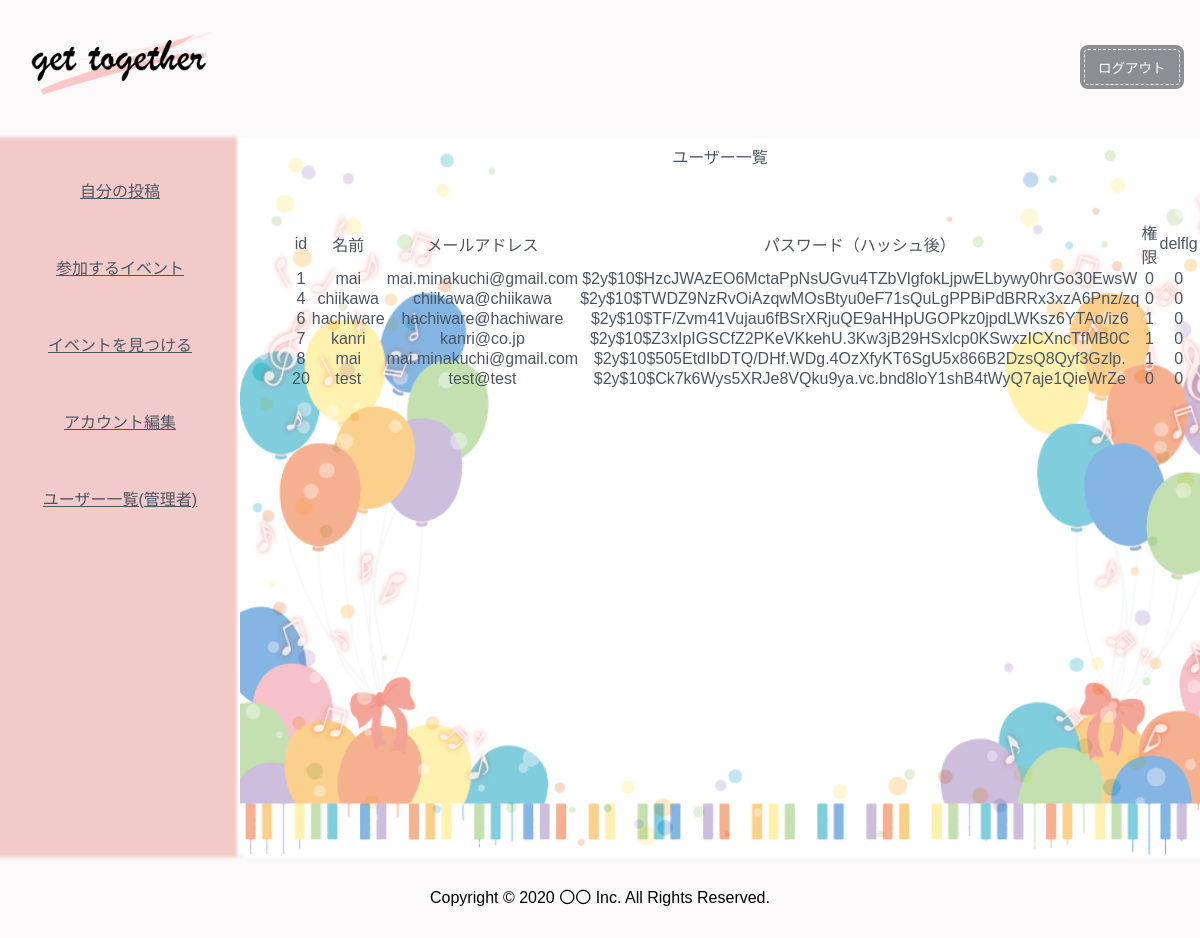
The page /Views/users.php (signed in) on the database its author committed.
### tables this page shows
CREATE TABLE `users` (
  `id` int(11) NOT NULL,
  `username` varchar(100) NOT NULL,
  `email` varchar(100) NOT NULL,
  `password` varchar(100) NOT NULL,
  `role` int(11) NOT NULL DEFAULT '0' COMMENT '権限',
  `insert_date` date DEFAULT NULL COMMENT '挿入日時',
  `update_date` date DEFAULT NULL COMMENT '更新日時',
  `del_flag` int(11) DEFAULT '0' COMMENT '削除フラグ'
);

### Controllers/Controller1.php (called while the page is built, shortened)
<?php
require_once('../Models/CountEvents.php');
class PlayerController {
	  public function __construct() {
		$this->CountEvents = new CountEvents();
	  }
  public function view() {
	$users = $this->CountEvents->viewUser();
	$params = ['users' => $users];
	return $params;
  }
}
?>

### Models/Db.php (called while the page is built, shortened)
<?php
class Db {
	public function __construct($dbh = null) {
		if(!$dbh) {
			try {
				$this->dbh = new PDO(
					'mysql:dbname='.DB_NAME.
					';host='.DB_HOST, DB_USER, DB_PASSWD
				);
			} catch (PDOException $e) {
				echo "接続失敗:" . $e->getMessage() . "\n";
				exit();
			}
		} else{
			$this->dbh = $dbh;
		}
	}
}

### Models/CountEvents.php (called while the page is built, shortened)
<?php
require_once('../Models/Db.php');
class CountEvents extends Db  {
    public function viewUser(){
    $sql = 'SELECT*FROM users';
    $sth = $this->dbh->prepare($sql);
    $sth->execute();
    $result = $sth->fetchAll(PDO::FETCH_ASSOC);
    return $result;
    }
}

### Views/users.php (the view, shortened to what this page needs)
<?php
require_once '../Controllers/Controller1.php';
$a = new PlayerController();
$params = $a->view();
?>
<!DOCTYPE html>
<html lang="ja">
<head>
  <link rel="stylesheet" type="text/css" href="css/mypage.css">
</head>
<body>
<?php include("header.php"); ?>
<article>
  <?php
  include("side.php");
  ?>
  <div class="content">
    <p>ユーザー一覧</p>
    <div class="countevent">
          <table>
          <tr>
          <td>id</td>
          <td>名前</td>
          <td>メールアドレス</td>
          <td>パスワード（ハッシュ後）</td>
          <td>権限</td>
          <td>delflg</td>
          </tr>
          <?php foreach ($params['users'] as $user): ?>
          <?php
          if($user['del_flag'] == 1):
          ?>
          <?php else:  ?>
          <tr>
            <td><?php echo $user['id']; ?></td>
            <td><?php echo $user['username']; ?></td>
            <td><?php echo $user['email']; ?></td>
            <td><?php echo $user['password']; ?></td>
            <td><?php echo $user['role']; ?></td>
            <td><?php echo $user['del_flag']; ?></td>
            <?php endif;  ?>
          </tr>
            <?php endforeach; ?>
          </table>
    </div>
  </div>
</article>
<?php
include("footer.php");
?>
</body>
</html>

### Views/css/mypage.css (style rules this page uses)
* { -webkit-appearance: none; }
* { margin: 0px; padding: 0px; }
body { font-family: arial; }
.content { color: #4c5662; padding-top: 10px; width:80%; text-align:center; box-shadow: 0 0 3px 3px #ffffff; background-image: url(./img/fuu.png); background-size: cover; }
.countevent { margin: 50px; }
article { display:flex; }

### Views/css/header.css (style rules this page uses)
* { -webkit-appearance: none; }
* { margin: 0px; padding: 0px; }
body { font-family: arial; }

### Views/css/footer.css (style rules this page uses)
* { margin: 0px; padding: 0px; }
body { font-family: arial; }

### rows shown on the page
users: id "1", username "mai", email "mai.minakuchi@gmail.com", password "$2y$10$HzcJWAzEO6MctaPpNsUGvu4TZbVlgfokLjpwELbywy0hrGo30EwsW", role "0", del_flag "0"
users: id "4", username "chiikawa", email "chiikawa@chiikawa", password "$2y$10$TWDZ9NzRvOiAzqwMOsBtyu0eF71sQuLgPPBiPdBRRx3xzA6Pnz/zq", role "0", del_flag "0"
users: id "6", username "hachiware", email "hachiware@hachiware", password "$2y$10$TF/Zvm41Vujau6fBSrXRjuQE9aHHpUGOPkz0jpdLWKsz6YTAo/iz6", role "1", del_flag "0"
users: id "7", username "kanri", email "kanri@co.jp", password "$2y$10$Z3xIpIGSCfZ2PKeVKkehU.3Kw3jB29HSxlcp0KSwxzICXncTfMB0C", role "1", del_flag "0"
users: id "8", username "mai", email "mai.minakuchi@gmail.com", password "$2y$10$505EtdIbDTQ/DHf.WDg.4OzXfyKT6SgU5x866B2DzsQ8Qyf3Gzlp.", role "1", del_flag "0"
users: id "20", username "test", email "test@test", password "$2y$10$Ck7k6Wys5XRJe8VQku9ya.vc.bnd8loY1shB4tWyQ7aje1QieWrZe", role "0", del_flag "0"
